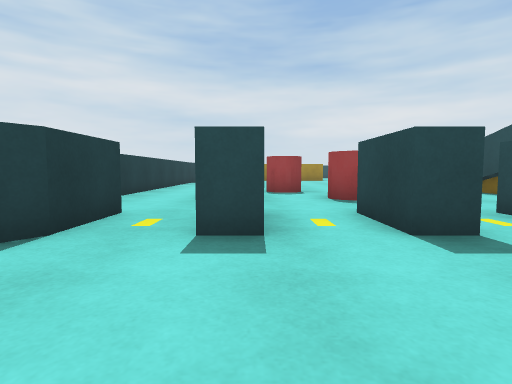
view 1 (above)

22 first-person views from a walk through a Unity game level. The camera is 0.6 m above the floor, tilts 4° down and sees 80° across. The floor is counted in squares, 1 m on a side. Each view is taken from the middle of a square. On the plan, view 1 faces up. The plan holds only what a view shows up to about 9 squares ahead; the rest is blank. The place goes on beyond the plan.

view 2
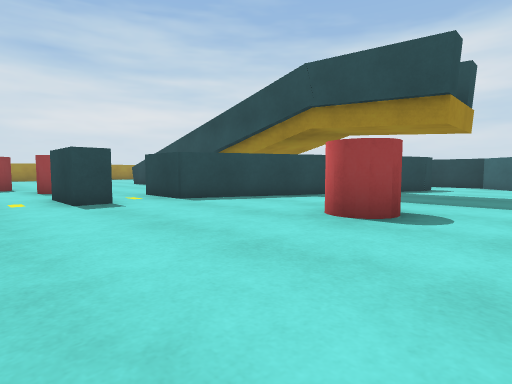

view 3
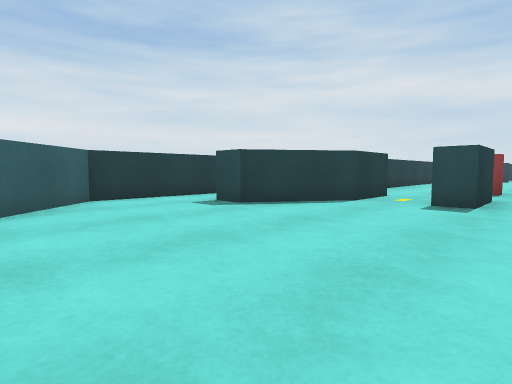

view 4
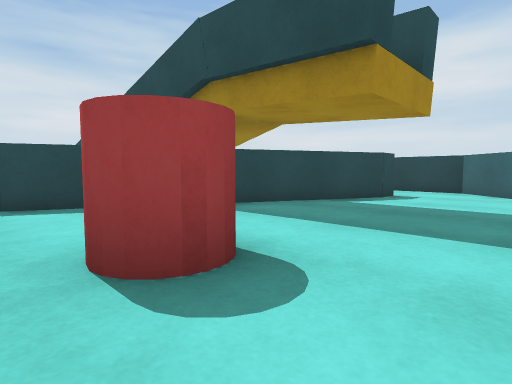

view 5
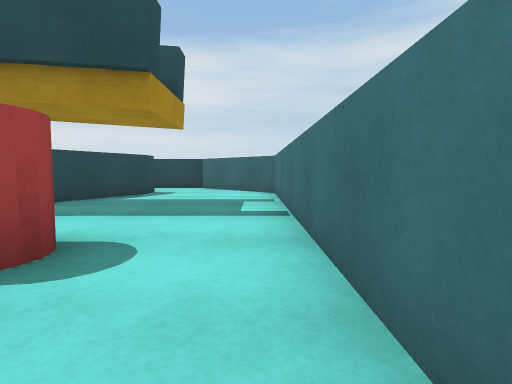

view 6
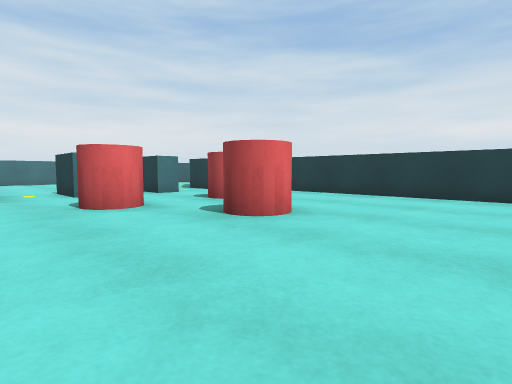

view 7
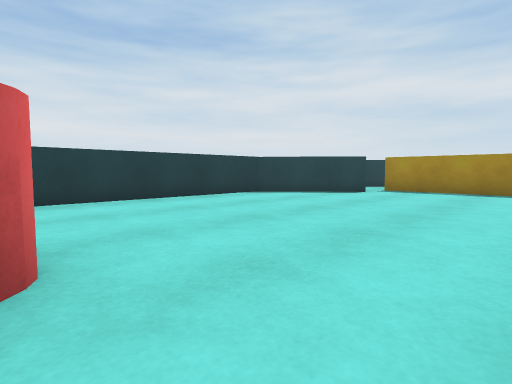

view 8
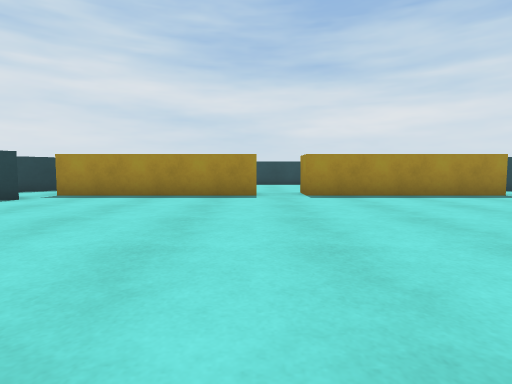

view 9
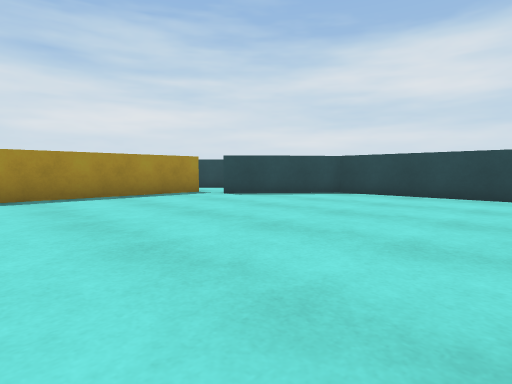

view 10
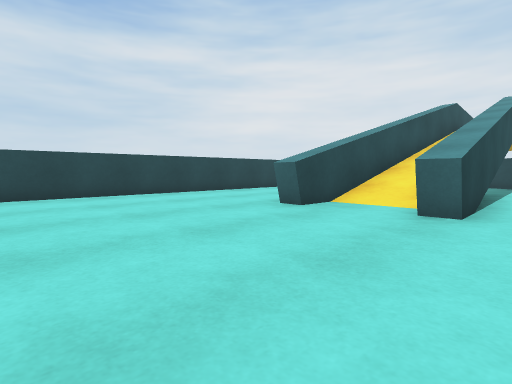

view 11
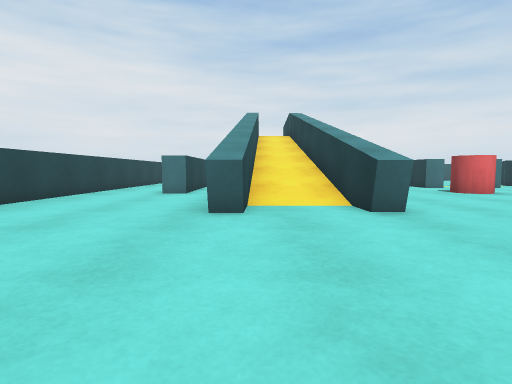

view 12
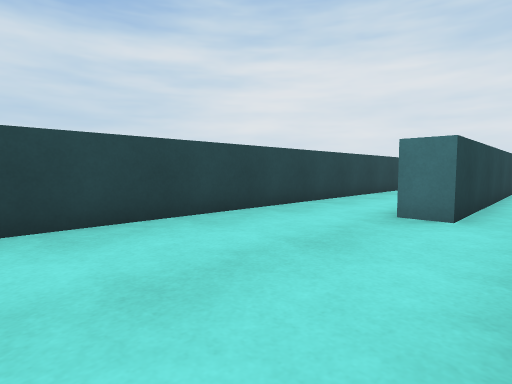

view 13
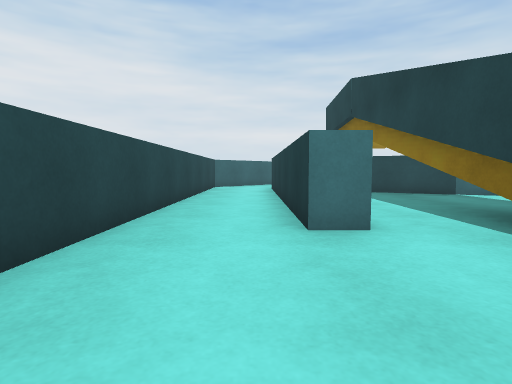

view 14
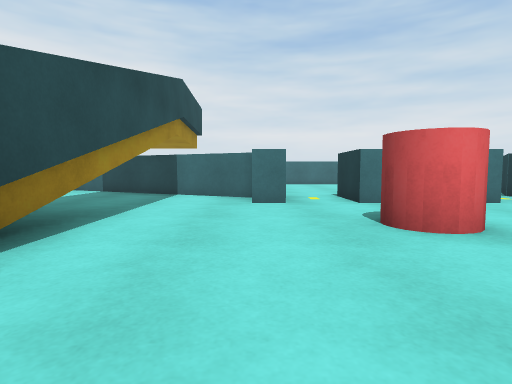

view 15
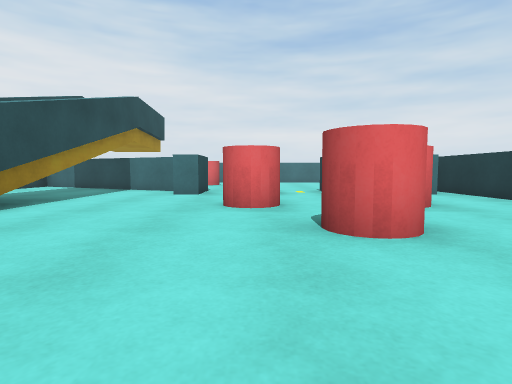

view 16
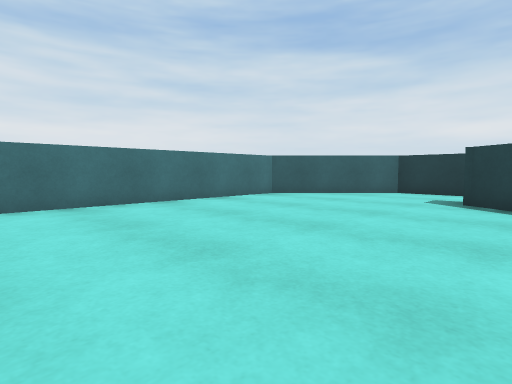

view 17
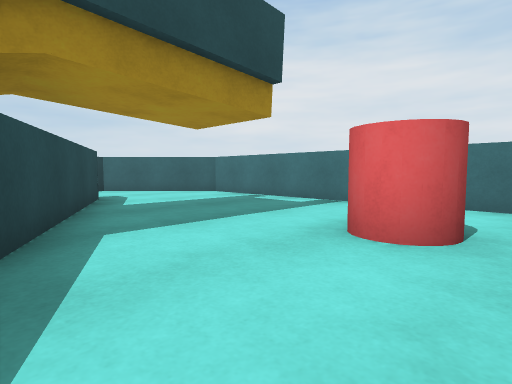

view 18
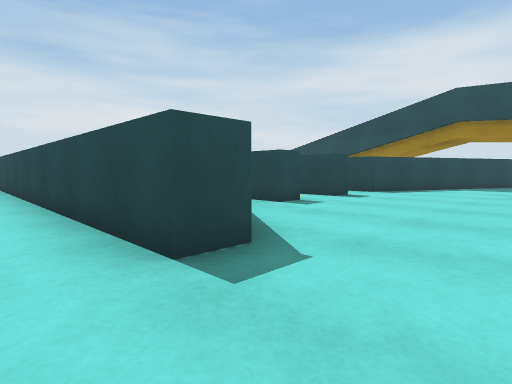

view 19
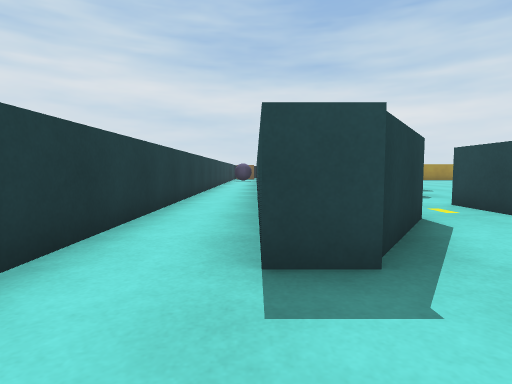

view 20
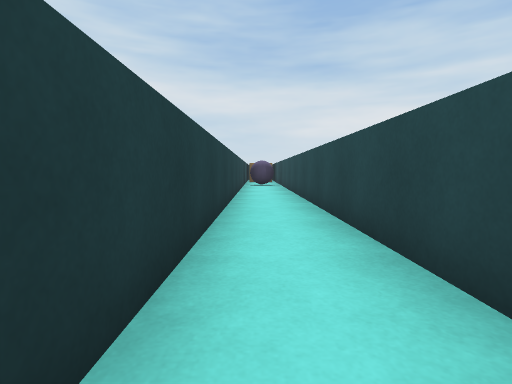

view 21
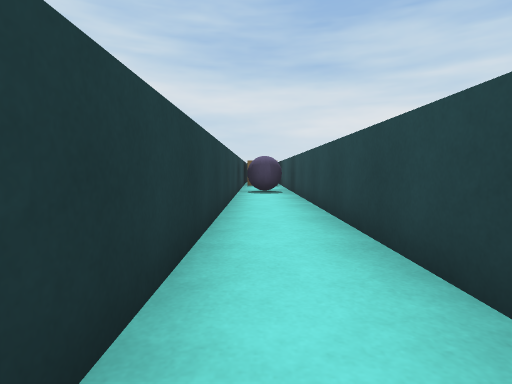

view 22
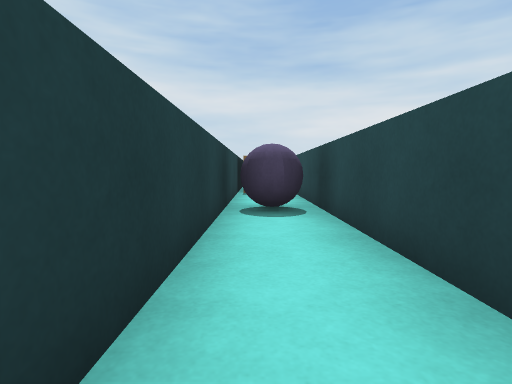

### Floor plan
Ten units are one square. View 1 is at (0, 0); x grows to the right and y downward. Boxes are objects, and circles mark ways between rooms. Rooms are numbered by the first view taken in them; rooms with no view inside come last. Other rooms are left out.
<svg viewBox="-60 -207 190 247">
<path fill="none" stroke="#000" d="M59 -62 58 -107 63 -107M62 -44 62 -66M86 -72 85 -63M40 -32 51 -27M82 -108 87 -108M98 -70 105 -70 105 -11M-19 -29 -33 -8 -40 -8 -40 -194M41 -183 -9 -183M105 2 99 2 34 -28M-9 -173 -32 -153 -32 -31M101 -183 52 -183 52 -192M-55 -202 -55 11 -31 35 102 35 125 12 125 -153 101 -173M80 -51 82 -108M82 -64 82 -44M51 -27 89 -10M98 -14 98 -70M63 -107 64 -59"/>
<rect x="-55" y="-175" width="10" height="10" fill="#bbb"><title>ball</title></rect>
<rect x="-25" y="-45" width="10" height="10" fill="#bbb"><title>other object</title></rect>
<rect x="-15" y="-75" width="20" height="20" fill="#bbb"><title>red cylinder</title></rect>
<rect x="-5" y="-45" width="10" height="20" fill="#bbb"><title>other object</title></rect>
<rect x="5" y="-95" width="10" height="10" fill="#bbb"><title>red cylinder</title></rect>
<rect x="15" y="-45" width="10" height="20" fill="#bbb"><title>other object</title></rect>
<rect x="15" y="-75" width="10" height="20" fill="#bbb"><title>red cylinder</title></rect>
<rect x="35" y="5" width="10" height="10" fill="#bbb"><title>red cylinder</title></rect>
<rect x="35" y="-45" width="10" height="10" fill="#bbb"><title>other object</title></rect>
<circle cx="60" cy="-40" r="3" fill="#2a7"/>
<circle cx="70" cy="-100" r="3" fill="#2a7"/>
<circle cx="90" cy="-55" r="3" fill="#2a7"/>
<text x="40" y="-80">1</text>
<text x="70" y="-50">2</text>
</svg>
Room 1 opens to room 2.

Where each view was taken, in squares from view 1:
view 1: 0 up, 0 right, facing up
view 2: 3 down, 0 right, facing up-right
view 3: 3 down, 1 right, facing up-left
view 4: 3 down, 3 right, facing up-right
view 5: 3 down, 2 right, facing right
view 6: 12 up, 4 right, facing down-left
view 7: 9 up, 3 right, facing up-left
view 8: 11 up, 4 right, facing up
view 9: 11 up, 5 right, facing up-right
view 10: 15 up, 5 right, facing down-right
view 11: 15 up, 8 right, facing down
view 12: 11 up, 9 right, facing down-right
view 13: 10 up, 11 right, facing down
view 14: 10 up, 4 right, facing down
view 15: 12 up, 2 right, facing down
view 16: 2 up, 3 right, facing down-left
view 17: 2 up, 3 right, facing down-right
view 18: 1 down, 5 left, facing up-right
view 19: 1 down, 4 left, facing up
view 20: 4 up, 5 left, facing up
view 21: 8 up, 5 left, facing up
view 22: 12 up, 5 left, facing up
